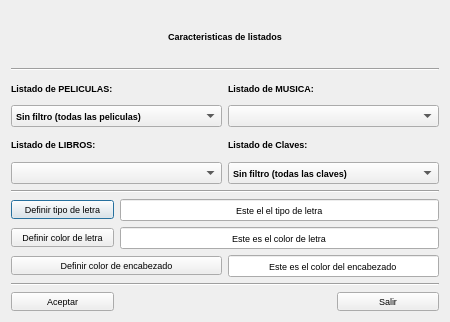
<?xml version="1.0" encoding="UTF-8"?>
<ui version="4.0">
 <class>ordenar</class>
 <widget class="QDialog" name="ordenar">
  <property name="geometry">
   <rect>
    <x>0</x>
    <y>0</y>
    <width>450</width>
    <height>322</height>
   </rect>
  </property>
  <property name="font">
   <font>
    <pointsize>7</pointsize>
   </font>
  </property>
  <property name="windowTitle">
   <string>Datos de listado</string>
  </property>
  <property name="windowIcon">
   <iconset resource="recoverdrake.qrc">
    <normaloff>:/Imagenes/impresora.png</normaloff>:/Imagenes/impresora.png</iconset>
  </property>
  <layout class="QGridLayout" name="gridLayout_7">
   <item row="0" column="0" colspan="4">
    <widget class="QLabel" name="label">
     <property name="styleSheet">
      <string notr="true">font: 16pt &quot;Sans Serif&quot;;
font: bold;</string>
     </property>
     <property name="text">
      <string>Caracteristicas de listados</string>
     </property>
     <property name="alignment">
      <set>Qt::AlignCenter</set>
     </property>
    </widget>
   </item>
   <item row="1" column="0" colspan="4">
    <widget class="Line" name="line">
     <property name="orientation">
      <enum>Qt::Horizontal</enum>
     </property>
    </widget>
   </item>
   <item row="4" column="0" colspan="4">
    <widget class="Line" name="line_2">
     <property name="orientation">
      <enum>Qt::Horizontal</enum>
     </property>
    </widget>
   </item>
   <item row="5" column="0">
    <widget class="QPushButton" name="pushButton_3">
     <property name="text">
      <string>Definir tipo de letra</string>
     </property>
     <property name="icon">
      <iconset resource="recoverdrake.qrc">
       <normaloff>:/Imagenes/drakfont-mdk.png</normaloff>:/Imagenes/drakfont-mdk.png</iconset>
     </property>
     <property name="iconSize">
      <size>
       <width>25</width>
       <height>25</height>
      </size>
     </property>
    </widget>
   </item>
   <item row="5" column="1" colspan="3">
    <widget class="QLineEdit" name="lineEdit">
     <property name="text">
      <string>Este el el tipo de letra</string>
     </property>
     <property name="alignment">
      <set>Qt::AlignCenter</set>
     </property>
    </widget>
   </item>
   <item row="6" column="0">
    <widget class="QPushButton" name="pushButton_4">
     <property name="text">
      <string>Definir color de letra</string>
     </property>
     <property name="icon">
      <iconset resource="recoverdrake.qrc">
       <normaloff>:/Imagenes/pantone.png</normaloff>:/Imagenes/pantone.png</iconset>
     </property>
     <property name="iconSize">
      <size>
       <width>25</width>
       <height>25</height>
      </size>
     </property>
    </widget>
   </item>
   <item row="6" column="1" colspan="3">
    <widget class="QLineEdit" name="lineEdit_2">
     <property name="text">
      <string>Este es el color de letra</string>
     </property>
     <property name="alignment">
      <set>Qt::AlignCenter</set>
     </property>
    </widget>
   </item>
   <item row="7" column="0" colspan="2">
    <widget class="QPushButton" name="pushButton_5">
     <property name="text">
      <string>Definir color de encabezado</string>
     </property>
     <property name="icon">
      <iconset resource="recoverdrake.qrc">
       <normaloff>:/Imagenes/pantone.png</normaloff>:/Imagenes/pantone.png</iconset>
     </property>
     <property name="iconSize">
      <size>
       <width>25</width>
       <height>25</height>
      </size>
     </property>
    </widget>
   </item>
   <item row="7" column="2" colspan="2">
    <widget class="QLineEdit" name="lineEdit_3">
     <property name="text">
      <string>Este es el color del encabezado</string>
     </property>
     <property name="alignment">
      <set>Qt::AlignCenter</set>
     </property>
    </widget>
   </item>
   <item row="8" column="0" colspan="4">
    <widget class="Line" name="line_3">
     <property name="orientation">
      <enum>Qt::Horizontal</enum>
     </property>
    </widget>
   </item>
   <item row="9" column="0">
    <widget class="QPushButton" name="pushButton_2">
     <property name="text">
      <string>Aceptar</string>
     </property>
     <property name="icon">
      <iconset resource="recoverdrake.qrc">
       <normaloff>:/Imagenes/good.png</normaloff>:/Imagenes/good.png</iconset>
     </property>
     <property name="iconSize">
      <size>
       <width>25</width>
       <height>25</height>
      </size>
     </property>
    </widget>
   </item>
   <item row="9" column="3">
    <widget class="QPushButton" name="pushButton">
     <property name="text">
      <string>Salir</string>
     </property>
     <property name="icon">
      <iconset resource="recoverdrake.qrc">
       <normaloff>:/Imagenes/puerta.png</normaloff>:/Imagenes/puerta.png</iconset>
     </property>
     <property name="iconSize">
      <size>
       <width>25</width>
       <height>25</height>
      </size>
     </property>
    </widget>
   </item>
   <item row="2" column="0" colspan="4">
    <layout class="QGridLayout" name="gridLayout_5">
     <item row="0" column="0">
      <layout class="QGridLayout" name="gridLayout">
       <item row="0" column="0">
        <widget class="QLabel" name="label_2">
         <property name="styleSheet">
          <string notr="true">font: bold;</string>
         </property>
         <property name="text">
          <string>Listado de PELICULAS:</string>
         </property>
        </widget>
       </item>
       <item row="1" column="0">
        <widget class="QComboBox" name="comboBox">
         <property name="styleSheet">
          <string notr="true">font: 7pt &quot;Sans Serif&quot;;
font: bold</string>
         </property>
         <item>
          <property name="text">
           <string>Sin filtro (todas las peliculas)</string>
          </property>
         </item>
         <item>
          <property name="text">
           <string>Titulo</string>
          </property>
         </item>
         <item>
          <property name="text">
           <string>Titulo original</string>
          </property>
         </item>
         <item>
          <property name="text">
           <string>Calificacion: Todos los publicos</string>
          </property>
         </item>
         <item>
          <property name="text">
           <string>Calificacion: N.R. a menores de 7</string>
          </property>
         </item>
         <item>
          <property name="text">
           <string>Calificacion: N.R. a menores de 12</string>
          </property>
         </item>
         <item>
          <property name="text">
           <string>Calificacion: N.R. a menores de 16</string>
          </property>
         </item>
         <item>
          <property name="text">
           <string>Calificacion: N.R. a menores de 18</string>
          </property>
         </item>
         <item>
          <property name="text">
           <string>Calificacion: Adultos</string>
          </property>
         </item>
         <item>
          <property name="text">
           <string>Calificacion: Sin clasificar</string>
          </property>
         </item>
         <item>
          <property name="text">
           <string>Genero: Drama</string>
          </property>
         </item>
         <item>
          <property name="text">
           <string>Genero: Comedia</string>
          </property>
         </item>
         <item>
          <property name="text">
           <string>Genero: Accion</string>
          </property>
         </item>
         <item>
          <property name="text">
           <string>Genero: Aventura</string>
          </property>
         </item>
         <item>
          <property name="text">
           <string>Genero: Ciencia-Ficcion</string>
          </property>
         </item>
         <item>
          <property name="text">
           <string>Genero: Romantica</string>
          </property>
         </item>
         <item>
          <property name="text">
           <string>Genero: Musical</string>
          </property>
         </item>
         <item>
          <property name="text">
           <string>Genero: Catastrofes</string>
          </property>
         </item>
         <item>
          <property name="text">
           <string>Genero: Suspense</string>
          </property>
         </item>
         <item>
          <property name="text">
           <string>Genero: Fantasia</string>
          </property>
         </item>
         <item>
          <property name="text">
           <string>Genero: Erotico</string>
          </property>
         </item>
         <item>
          <property name="text">
           <string>Genero: Porno</string>
          </property>
         </item>
         <item>
          <property name="text">
           <string>Genero: Historico</string>
          </property>
         </item>
         <item>
          <property name="text">
           <string>Genero: Policiaco</string>
          </property>
         </item>
         <item>
          <property name="text">
           <string>Genero: Terror</string>
          </property>
         </item>
         <item>
          <property name="text">
           <string>Genero: Western</string>
          </property>
         </item>
         <item>
          <property name="text">
           <string>Genero: Belico</string>
          </property>
         </item>
         <item>
          <property name="text">
           <string>Genero: Deportes</string>
          </property>
         </item>
         <item>
          <property name="text">
           <string>Genero: Animacion</string>
          </property>
         </item>
         <item>
          <property name="text">
           <string>Genero: Documental</string>
          </property>
         </item>
         <item>
          <property name="text">
           <string>Genero: Gore/Zombies</string>
          </property>
         </item>
         <item>
          <property name="text">
           <string>Actor principal</string>
          </property>
         </item>
         <item>
          <property name="text">
           <string>Actor secundario</string>
          </property>
         </item>
         <item>
          <property name="text">
           <string>Valoracion: 0</string>
          </property>
         </item>
         <item>
          <property name="text">
           <string>Valoracion: 1</string>
          </property>
         </item>
         <item>
          <property name="text">
           <string>Valoracion: 2</string>
          </property>
         </item>
         <item>
          <property name="text">
           <string>Valoracion: 3</string>
          </property>
         </item>
         <item>
          <property name="text">
           <string>Valoracion: 4</string>
          </property>
         </item>
         <item>
          <property name="text">
           <string>Valoracion: 5</string>
          </property>
         </item>
         <item>
          <property name="text">
           <string>Valoracion: 6</string>
          </property>
         </item>
         <item>
          <property name="text">
           <string>Valoracion: 7</string>
          </property>
         </item>
         <item>
          <property name="text">
           <string>Valoracion: 8</string>
          </property>
         </item>
         <item>
          <property name="text">
           <string>Valoracion: 9</string>
          </property>
         </item>
         <item>
          <property name="text">
           <string>Valoracion: 10 (Obra Maestra)</string>
          </property>
         </item>
         <item>
          <property name="text">
           <string>Soporte</string>
          </property>
         </item>
         <item>
          <property name="text">
           <string>Posicion</string>
          </property>
         </item>
         <item>
          <property name="text">
           <string>Visionada: Si</string>
          </property>
         </item>
         <item>
          <property name="text">
           <string>Visionada: No</string>
          </property>
         </item>
         <item>
          <property name="text">
           <string>Color</string>
          </property>
         </item>
         <item>
          <property name="text">
           <string>B/W</string>
          </property>
         </item>
         <item>
          <property name="text">
           <string>Version Original</string>
          </property>
         </item>
         <item>
          <property name="text">
           <string>Subtitulada</string>
          </property>
         </item>
         <item>
          <property name="text">
           <string>Doblada</string>
          </property>
         </item>
         <item>
          <property name="text">
           <string>Formato: DVD</string>
          </property>
         </item>
         <item>
          <property name="text">
           <string>Formato: avi</string>
          </property>
         </item>
         <item>
          <property name="text">
           <string>Formato: VCD</string>
          </property>
         </item>
         <item>
          <property name="text">
           <string>Formato: VHS</string>
          </property>
         </item>
         <item>
          <property name="text">
           <string>Formato: mkv</string>
          </property>
         </item>
         <item>
          <property name="text">
           <string>Formato: LD</string>
          </property>
         </item>
         <item>
          <property name="text">
           <string>Formato: B-Ray</string>
          </property>
         </item>
         <item>
          <property name="text">
           <string>Director</string>
          </property>
         </item>
         <item>
          <property name="text">
           <string>Fecha</string>
          </property>
         </item>
        </widget>
       </item>
      </layout>
     </item>
     <item row="0" column="1">
      <layout class="QGridLayout" name="gridLayout_2">
       <item row="0" column="0">
        <widget class="QLabel" name="label_3">
         <property name="styleSheet">
          <string notr="true">font: bold;</string>
         </property>
         <property name="text">
          <string>Listado de MUSICA:</string>
         </property>
        </widget>
       </item>
       <item row="1" column="0">
        <widget class="QComboBox" name="comboBox_2">
         <property name="styleSheet">
          <string notr="true">font: 7pt &quot;Sans Serif&quot;;
font: bold</string>
         </property>
        </widget>
       </item>
      </layout>
     </item>
    </layout>
   </item>
   <item row="3" column="0" colspan="4">
    <layout class="QGridLayout" name="gridLayout_6">
     <item row="0" column="0">
      <layout class="QGridLayout" name="gridLayout_3">
       <item row="0" column="0">
        <widget class="QLabel" name="label_4">
         <property name="styleSheet">
          <string notr="true">font: bold;</string>
         </property>
         <property name="text">
          <string>Listado de LIBROS:</string>
         </property>
        </widget>
       </item>
       <item row="1" column="0">
        <widget class="QComboBox" name="comboBox_3">
         <property name="styleSheet">
          <string notr="true">font: 7pt &quot;Sans Serif&quot;;
font: bold</string>
         </property>
        </widget>
       </item>
      </layout>
     </item>
     <item row="0" column="1">
      <layout class="QGridLayout" name="gridLayout_4">
       <item row="0" column="0">
        <widget class="QLabel" name="label_5">
         <property name="styleSheet">
          <string notr="true">font: bold;</string>
         </property>
         <property name="text">
          <string>Listado de Claves:</string>
         </property>
        </widget>
       </item>
       <item row="1" column="0">
        <widget class="QComboBox" name="comboBox_4">
         <property name="styleSheet">
          <string notr="true">font: 7pt &quot;Sans Serif&quot;;
font: bold</string>
         </property>
         <item>
          <property name="text">
           <string>Sin filtro (todas las claves)</string>
          </property>
         </item>
         <item>
          <property name="text">
           <string>Tipo: Web</string>
          </property>
         </item>
         <item>
          <property name="text">
           <string>Tipo: Banco</string>
          </property>
         </item>
         <item>
          <property name="text">
           <string>Tipo: Movil</string>
          </property>
         </item>
         <item>
          <property name="text">
           <string>Tipo: Ordenador</string>
          </property>
         </item>
         <item>
          <property name="text">
           <string>Tipo: Caja fuerte</string>
          </property>
         </item>
         <item>
          <property name="text">
           <string>Tipo: Otros</string>
          </property>
         </item>
         <item>
          <property name="text">
           <string>Usuario</string>
          </property>
         </item>
         <item>
          <property name="text">
           <string>Clave</string>
          </property>
         </item>
         <item>
          <property name="text">
           <string>Encriptacion: Sin encriptar</string>
          </property>
         </item>
         <item>
          <property name="text">
           <string>Encriptacion: Encriptacion simple</string>
          </property>
         </item>
         <item>
          <property name="text">
           <string>Encriptacion: Encriptacion doble</string>
          </property>
         </item>
         <item>
          <property name="text">
           <string>Encriptacion: Encriptacion triple</string>
          </property>
         </item>
         <item>
          <property name="text">
           <string>Descripcion</string>
          </property>
         </item>
        </widget>
       </item>
      </layout>
     </item>
    </layout>
   </item>
  </layout>
 </widget>
 <resources>
  <include location="recoverdrake.qrc"/>
 </resources>
 <connections/>
</ui>
